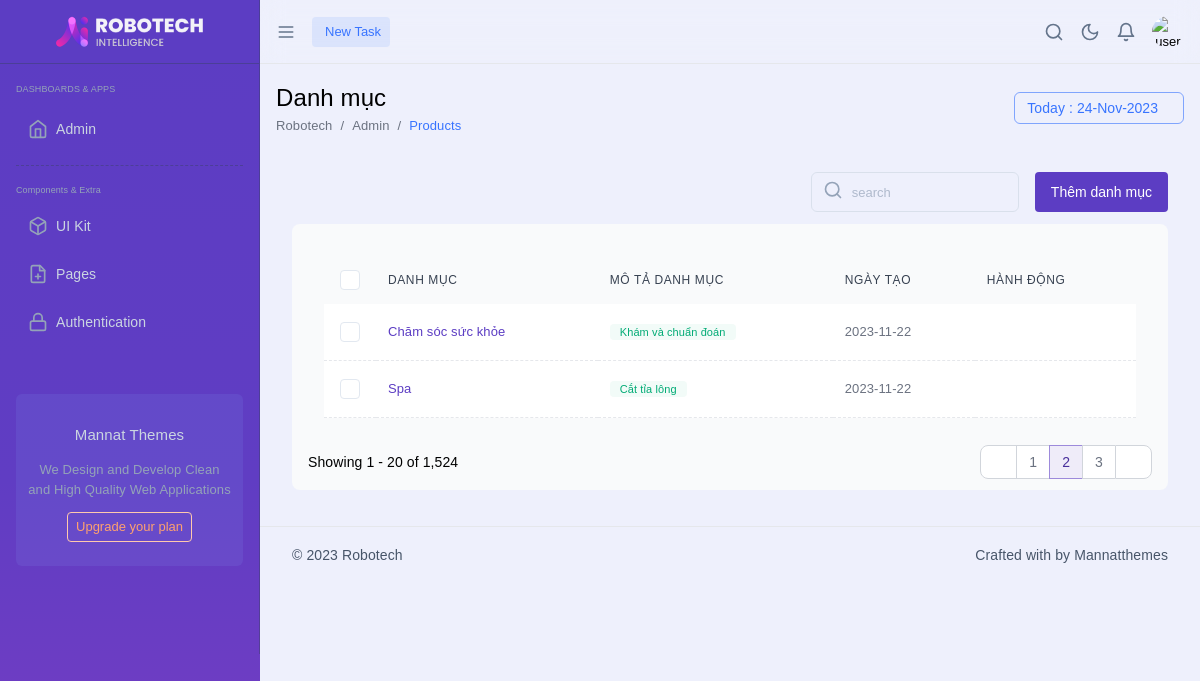
Screenshot of /admin/index.php?act=danhmuc_dv with the database file from the repository.
### tables this page shows
CREATE TABLE `loai_dv` (
  `id` int(11) NOT NULL,
  `ten_loai_dv` varchar(255) NOT NULL,
  `ngay_tao` date NOT NULL,
  `trang_thai` int(2) NOT NULL DEFAULT 1,
  `mo_ta` text NOT NULL
);

### model/pdo.php (called while the page is built, shortened)
<?php
function pdo_connect() {
    $dburl="mysql:host=localhost;dbname=du_an1;charset=utf8";
    $username='root';
    $password='';
    $conn=new PDO($dburl,$username,$password);
    $conn->setAttribute(PDO::ATTR_ERRMODE,PDO::ERRMODE_EXCEPTION);
    return $conn;
}
function pdo_query($sql){
    $sql_args=array_slice(func_get_args(),1);
    try{
        $conn=pdo_connect();
        $stmt=$conn->prepare($sql);
        $stmt->execute($sql_args);
        $rows=$stmt->fetchAll();
        return $rows;
    }
    catch(PDOException $e){
        throw $e;
    }
    finally{
        unset($conn);
    }
}
?>

### model/admin/danhmuc_dv.php (called while the page is built, shortened)
<?php
function loadall_danhmuc_dv(){
    $sql="select * from loai_dv order by id desc";
    $listdanhmuc= pdo_query($sql);
    return  $listdanhmuc;
}
?>

### admin/module/danhmuc_dv/list.php (the view, shortened to what this page needs)
<div class="ltr:flex flex-1 rtl:flex-row-reverse">
    <div class="page-wrapper relative ltr:ms-auto rtl:me-auto rtl:ms-0 w-[calc(100%-260px)] px-4 pt-[64px] duration-300">
        <div class="xl:w-full">
            <div class="flex flex-wrap">
                <div class="flex items-center py-4 w-full">
                    <div class="w-full">
                        <div class="">
                            <div class="flex flex-wrap justify-between">
                                <div class="items-center ">
                                    <h1 class="font-medium text-3xl block dark:text-slate-100">Danh mục</h1>
                                    <ol class="list-reset flex text-sm">
                                        <li><a href="index.php" class="text-gray-500 dark:text-slate-400">Robotech</a></li>
                                        <li><span class="text-gray-500 dark:text-slate-400 mx-2">/</span></li>
                                        <li class="text-gray-500 dark:text-slate-400">Admin</li>
                                        <li><span class="text-gray-500 dark:text-slate-400 mx-2">/</span></li>
                                        <li class="text-primary-500 hover:text-primary-600 dark:text-primary-400">
                                            Products</li>
                                    </ol>
                                </div>
                                <div class="flex items-center">
                                    <div class="today-date leading-5 mt-2 lg:mt-0 form-input w-auto rounded-md border inline-block border-primary-500/60 dark:border-primary-500/60 text-primary-500 bg-transparent px-3 py-1 focus:outline-none focus:ring-0 placeholder:text-slate-400/70 placeholder:font-normal placeholder:text-sm hover:border-primary-400 focus:border-primary-500 dark:focus:border-primary-500  dark:hover:border-slate-700">
                                        <input type="text" class="dash_date border-0 focus:border-0 focus:outline-none" readonly required="">
                                    </div>
                                </div>
                            </div>
                        </div>
                    </div>
                </div>
            </div>
        </div>
        <div class="xl:w-full  min-h-[calc(100vh-138px)] relative pb-14">
            <div class="grid grid-cols-12 sm:grid-cols-12 md:grid-cols-12 lg:grid-cols-12 xl:grid-cols-12 gap-4">
                <div class="col-span-12 sm:col-span-12 md:col-span-12 lg:col-span-12 xl:col-span-12">
                    <div class="w-full relative mb-4">
                        <div class="flex-auto p-0 md:p-4">
                            <div class="flex flex-wrap gap-4 mb-3">
                                <div class="mb-2 w-44">
                                </div>
                                <div class="mb-2 w-36">
                                </div>
                                <div class="ms-auto">
                                    <form>
                                        <div class="relative">
                                            <div class="flex absolute inset-y-0 left-0 items-center pl-3 pointer-events-none">
                                                <i data-lucide="search" class="z-[1] w-5 h-5 stroke-slate-400"></i>
                                            </div>
                                            <input type="search" id="productSearch" class="form-input w-52 rounded-md mt-1 border border-slate-300/60 dark:border-slate-700 dark:text-slate-300 bg-transparent px-3 py-2 focus:outline-none focus:ring-0 placeholder:text-slate-400/70 placeholder:font-normal placeholder:text-sm hover:border-slate-400 focus:border-primary-500 dark:focus:border-primary-500  dark:hover:border-slate-700 pl-10 p-2.5" placeholder="search">
                                        </div>
                                    </form>
                                </div>
                                <div>
                                    <a href="index.php?act=them_danhmuc_dv">
                                        <button class="inline-block focus:outline-none bg-brand-500 mt-1 text-white hover:bg-brand-600 hover:text-white  text-md font-medium py-2 px-4 rounded">
                                            Thêm danh mục
                                        </button>
                                    </a>
                                </div>
                            </div>
                            <div id="myTabContent">
                                <div class="active  p-4 bg-gray-50 rounded-lg dark:bg-gray-900" id="all" role="tabpanel" aria-labelledby="all-tab">
                                    <div class="grid grid-cols-1 p-0 md:p-4">
                                        <div class="sm:-mx-6 lg:-mx-8">
                                            <div class="relative overflow-x-auto block w-full sm:px-6 lg:px-8">
                                                <table class="w-full">
                                                    <thead class="bg-gray-50 dark:bg-slate-700/20">
                                                        <tr>
                                                            <th scope="col" class="p-3">
                                                                <label class="custom-label">
                                                                    <div class="bg-white dark:bg-slate-600/40 border border-slate-200 dark:border-slate-600 rounded w-5 h-5  inline-block  text-center -mb-[5px]">
                                                                    </div>
                                                                </label>
                                                            </th>
                                                            <th scope="col" class="p-3 text-xs font-medium tracking-wider text-left text-gray-700 dark:text-gray-400 uppercase">
                                                                Danh mục
                                                            </th>
                                                            <th scope="col" class="p-3 text-xs font-medium tracking-wider text-left text-gray-700 dark:text-gray-400 uppercase">
                                                                Mô tả danh mục
                                                            </th>
                                                            <th scope="col" class="p-3 text-xs font-medium tracking-wider text-left text-gray-700 dark:text-gray-400 uppercase">
                                                                Ngày tạo
                                                            </th>
                                                            <th scope="col" class="p-3 text-xs font-medium tracking-wider text-left text-gray-700 dark:text-gray-400 uppercase">
                                                                Hành động
                                                            </th>
                                                        </tr>
                                                    </thead>
                                                    <tbody>
                                                        <?php
                                                        foreach($listdanhmuc_dv as $items){
                                                            extract($items);
                                                            echo'
                                                            <tr class="bg-white border-b border-dashed dark:bg-gray-900 dark:border-gray-700/40">
                                                            <td class="w-4 p-4">
                                                                <label class="custom-label">
                                                                    <div class="bg-white dark:bg-slate-600/40 border border-slate-200 dark:border-slate-600 rounded w-5 h-5  inline-block  text-center -mb-[5px]">
                                                                    </div>
                                                                </label>
                                                            </td>
                                                            <td class="p-3 text-sm text-gray-500 whitespace-nowrap dark:text-gray-400">
                                                                <span class="text-brand-500 ">'. $ten_loai_dv .'</span>
                                                            </td>
                                                            <td class="p-3 text-sm text-gray-500 whitespace-nowrap dark:text-gray-400">
                                                            <span class="bg-green-600/5 text-green-600 text-[11px] font-medium px-2.5 py-0.5 rounded h-5">'.$mo_ta.'</span>
                                                            </td>
                                                            <td class="p-3 text-sm text-gray-500 whitespace-nowrap dark:text-gray-400">
                                                                '.$ngay_tao.'
                                                            </td>
                                                            <td class="p-3 text-sm text-gray-500 whitespace-nowrap dark:text-gray-400">
                                                                <a href="index.php?act=sua_danhmuc_dv&iddm_dv='.$id.'" class="me-3"><i class="icofont-ui-edit text-lg text-gray-500 dark:text-gray-400"></i></a>
                                                                <a href="index.php?act=xoa_danhmuc_dv&iddm_dv='.$id.'" onclick=\'return confirm("Bạn có chắc chắn muốn xóa")\'><i class="icofont-ui-delete text-lg text-red-500 dark:text-red-400"></i></a>
                                                            </td>
                                                        </tr>
                                                            ';
                                                        };
                                                        ?>
                                                    </tbody>
                                                </table>
                                            </div>
                                        </div>
                                    </div>
                                    <div class="flex justify-between mt-4">
                                        <div class="self-center">
                                            <p class="dark:text-slate-400">Showing 1 - 20 of 1,524</p>
                                        </div>
                                        <div class="self-center">
                                            <ul class="inline-flex items-center -space-x-px">
                                                <li>
                                                    <a href="#" class=" py-2 px-3 ms-0 leading-tight text-gray-500 bg-white rounded-l-lg border border-gray-300 hover:bg-gray-100 hover:text-gray-700 dark:bg-gray-900 dark:border-gray-700 dark:text-gray-400 dark:hover:bg-gray-700 dark:hover:text-white">
                                                        <i class="icofont-simple-left"></i>
                                                    </a>
                                                </li>
                                                <li>
                                                    <a href="#" class="py-2 px-3 leading-tight text-gray-500 bg-white border border-gray-300 hover:bg-gray-100 hover:text-gray-700 dark:bg-gray-900 dark:border-gray-700 dark:text-gray-400 dark:hover:bg-gray-700 dark:hover:text-white">1</a>
                                                </li>
                                                <li>
                                                    <a href="#" aria-current="page" class="z-10 py-2 px-3 leading-tight text-brand-600 bg-brand-50 border border-brand-300 hover:bg-brand-100 hover:text-brand-700 dark:border-gray-700 dark:bg-gray-700 dark:text-white">2</a>
                                                </li>
                                                <li>
                                                    <a href="#" class="py-2 px-3 leading-tight text-gray-500 bg-white border border-gray-300 hover:bg-gray-100 hover:text-gray-700 dark:bg-gray-900 dark:border-gray-700 dark:text-gray-400 dark:hover:bg-gray-700 dark:hover:text-white">3</a>
                                                </li>
                                                <li>
                                                    <a href="#" class=" py-2 px-3 leading-tight text-gray-500 bg-white rounded-r-lg border border-gray-300 hover:bg-gray-100 hover:text-gray-700 dark:bg-gray-900 dark:border-gray-700 dark:text-gray-400 dark:hover:bg-gray-700 dark:hover:text-white">
                                                        <i class="icofont-simple-right"></i>
                                                    </a>
                                                </li>
                                            </ul>
                                        </div>
                                    </div>
                                </div>
                            </div>
                        </div>
                    </div>
                </div>
            </div>

### rows the page displays
loai_dv: ten_loai_dv "Chăm sóc sức khỏe", mo_ta "Khám và chuẩn đoán", ngay_tao "2023-11-22"
loai_dv: ten_loai_dv "Spa", mo_ta "Cắt tỉa lông", ngay_tao "2023-11-22"
